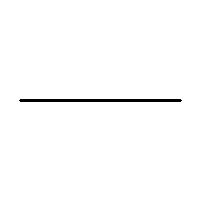
#> input picture CV Lab/lab5/images/horizontal_single.jpg, 200 x 200 px, found by its file name
$ jupyter execute --allow-errors lab05.ipynb
#> lines starting #> are read from the running program, lines starting #| are printed output that depends on the picture; after the words box and inside, x2 and y2 are one past the last pixel; in counts of white or black regions, pixels touching at a corner belong together
[cell 1]
import cv2
import numpy as np
import matplotlib.pyplot as plt
from scipy import ndimage

test_images = [
    "horizontal_single.jpg",
    "horizontal_multiple.jpg",
    "horizontal_rectangle.jpg",
    "horizontal_bars.jpg",
    "check.jpg"
]

def hough_transform(edges, m_step=1, c_step=1):
    h, w = edges.shape
    m_range = np.arange(-1.0, 1.0, m_step)
    c_range = np.arange(-h, h, c_step)
    accumulator = np.zeros((len(m_range), len(c_range)))
    y, x = np.nonzero(edges)
    for m_idx, m in enumerate(m_range):
        c = y - m * x
        for c_val in c:
            c_idx = int(round(c_val - c_range[0]))
            if 0 <= c_idx < len(c_range):
                accumulator[m_idx, c_idx] += 1
    return accumulator, m_range, c_range


def draw_lines(img, peaks, m_range, c_range):
    img_color = cv2.cvtColor(img, cv2.COLOR_GRAY2BGR)
    for peak in peaks:
        m_idx, c_idx = peak
        m = m_range[m_idx]
        c = c_range[c_idx]
        y0 = int(c)
        y1 = int(m * img.shape[1] + c)
        cv2.line(img_color, (0, y0), (img.shape[1], y1), (0, 0, 255), 2)
    return img_color

fig, axes = plt.subplots(5, 3, figsize=(15, 16))

for idx, img_path in enumerate(test_images):
    img = cv2.imread(img_path, cv2.IMREAD_GRAYSCALE)
#> img is the input picture: shape (200, 200); min 0, max 255, mean 251.9
    edges_cv = cv2.Canny(img, 50, 150)
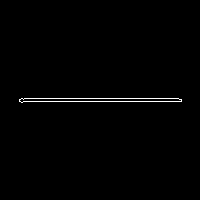
#> edges_cv: shape (200, 200); 0.82% white in thin lines or dots, all inside (x1, y1, x2, y2) = (19, 98, 182, 103)
    accumulator, m_range, c_range = hough_transform(edges_cv)
#> in hough_transform, `y, x = np.nonzero(edges)`: y = 328 values from 98 to 102; x = 328 values, max 181 at index 162, min 19 at index 157, mean 100
#> m_range = [-1, 0]; c_range = 400 values from -200 to 199
    peaks = np.argwhere(accumulator > np.max(accumulator) * 0.5)
#> peaks = [[1, 298], [1, 301]]
    img_color = draw_lines(img, peaks, m_range, c_range)
#> the loop in draw_lines, `for peak in peaks:` made 2 passes
#> (m_idx, c_idx, m, c, y0, y1) on passes 1 to 2: (1, 298, 0, 98, 98, 98), (1, 301, 0, 101, 101, 101)
#> after the loop in draw_lines, `for peak in peaks:`:
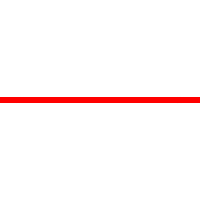
#> img_color: shape (200, 200, 3); 3% of pixels changed, all inside (x1, y1, x2, y2) = (0, 97, 200, 103)

    axes[idx, 0].imshow(img, cmap='gray')
    axes[idx, 0].set_title(f'Original: {img_path}')
    axes[idx, 0].axis('off')

    axes[idx, 1].imshow(edges_cv, cmap='gray')
    axes[idx, 1].set_title('Canny Edges')
    axes[idx, 1].axis('off')

    axes[idx, 2].imshow(img_color)
    axes[idx, 2].set_title(f'Detected Lines (peaks: {len(peaks)})')
    axes[idx, 2].axis('off')
#> pass 2 of the loop `for idx, img_path in enumerate(test_images):`:
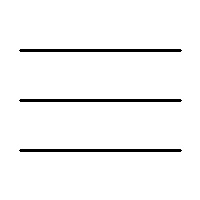
#> input picture CV Lab/lab5/images/horizontal_multiple.jpg, 200 x 200 px, found by its file name
#> img is the input picture: shape (200, 200); min 0, max 255, mean 245.7
#> `edges_cv = cv2.Canny(img, 50, 150)`:
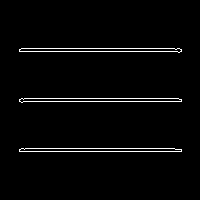
#> edges_cv: shape (200, 200); 2.5% white in thin lines or dots, all inside (x1, y1, x2, y2) = (19, 48, 182, 152)
#> `peaks = np.argwhere(accumulator > np.max(accumulator) * 0.5)`: peaks = [[1, 248], [1, 251], [1, 298], [1, 301], [1, 348], [1, 351]]
#> the loop in draw_lines (call 2), `for peak in peaks:` made 6 passes
#> (peak, c_idx, c, y0, y1) on passes 1 to 6: ([1, 248], 248, 48, 48, 48), ([1, 251], 251, 51, 51, 51), ([1, 298], 298, 98, 98, 98), ([1, 301], 301, 101, 101, 101), ([1, 348], 348, 148, 148, 148), ([1, 351], 351, 151, 151, 151)
#> after the loop in draw_lines (call 2), `for peak in peaks:`:
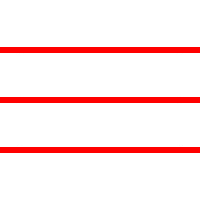
#> img_color: shape (200, 200, 3); 9% of pixels changed, all inside (x1, y1, x2, y2) = (0, 47, 200, 153)
#> pass 3 of the loop `for idx, img_path in enumerate(test_images):`:
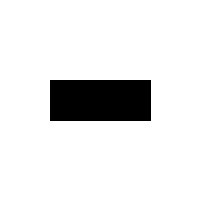
#> input picture CV Lab/lab5/images/horizontal_rectangle.jpg, 200 x 200 px, found by its file name
#> img is the input picture: shape (200, 200); min 0, max 255, mean 228.6
#> `edges_cv = cv2.Canny(img, 50, 150)`:
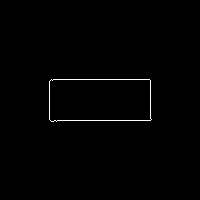
#> edges_cv: shape (200, 200); 0.7% white in thin lines or dots, all inside (x1, y1, x2, y2) = (49, 79, 152, 122)
#> `peaks = np.argwhere(accumulator > np.max(accumulator) * 0.5)`: peaks = [[1, 279], [1, 320]]
#> the loop in draw_lines (call 3), `for peak in peaks:` made 2 passes
#> (m_idx, c_idx, m, c, y0, y1) on passes 1 to 2: (1, 279, 0, 79, 79, 79), (1, 320, 0, 120, 120, 120)
#> after the loop in draw_lines (call 3), `for peak in peaks:`:
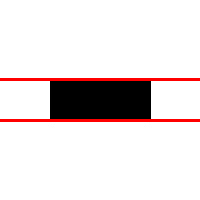
#> img_color: shape (200, 200, 3); 3% of pixels changed, all inside (x1, y1, x2, y2) = (0, 78, 200, 122)
#> the loop made 5 passes; the first 3 are shown

plt.tight_layout()
plt.show()
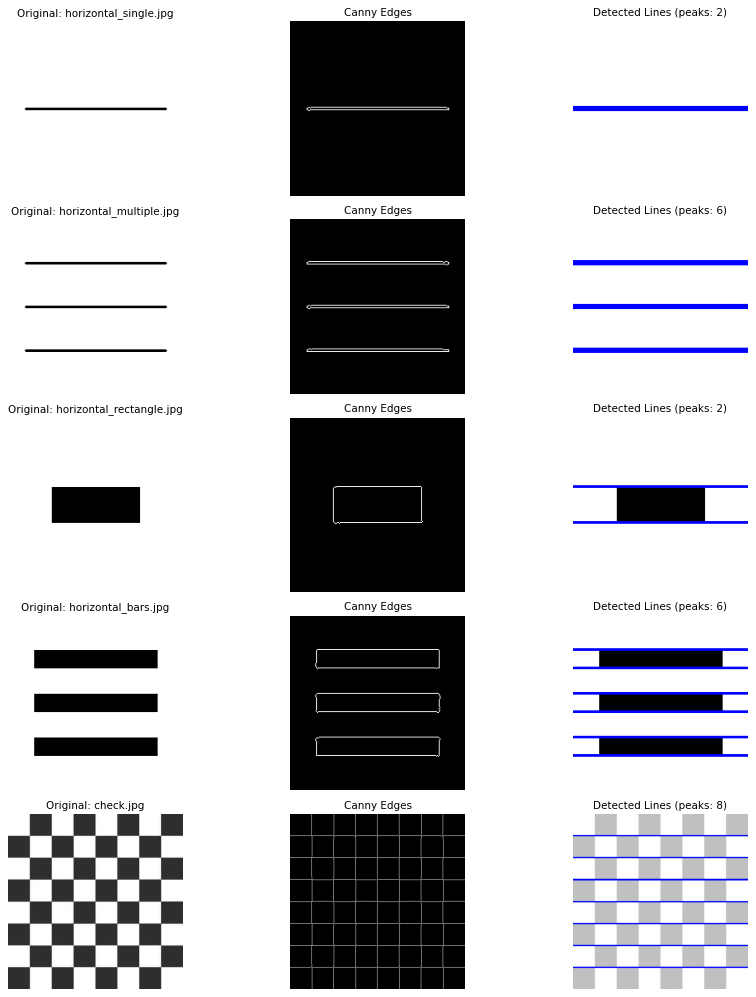
#> figure drawn by matplotlib, 15 panels; B, G, R data is drawn as R, G, B
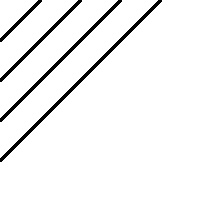
#> input picture CV Lab/lab5/images/parallel_diagonals.jpg, 200 x 200 px, found by its file name
#> further down, img is the input picture: shape (200, 200); min 0, max 255, mean 242
#> `edges_cv = cv2.Canny(img, 50, 150)`:
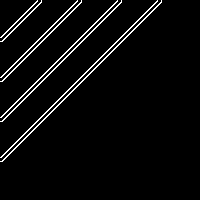
#> edges_cv: shape (200, 200); 4% white in thin lines or dots, all inside (x1, y1, x2, y2) = (0, 0, 162, 162)

[cell 2]
test_images = [
    "parallel_diagonals.jpg",
    "star_pattern.jpg",
    "pentagon.jpg",
    "mixed_lines.jpg",
    "check.jpg"
]

def hough_transform_polar(edges, theta_step=1, rho_step=1):
#> called with theta_step = 1, rho_step = 1
    h, w = edges.shape
#> h = 200; w = 200
    diagonal = int(np.sqrt(h**2 + w**2))
#> diagonal = 282
    rho_range = np.arange(-diagonal, diagonal + 1, rho_step)
#> rho_range = 565 values from -282 to 282
    theta_range = np.deg2rad(np.arange(0, 180, theta_step))
    accumulator = np.zeros((len(rho_range), len(theta_range)))
    y, x = np.nonzero(edges)
#> y = 1592 values from 0 to 161; x = 1592 values, max 161 at index 7, min 0 at index 580, mean 60.07
    for i in range(len(x)):
        for theta_idx, theta in enumerate(theta_range):
            rho = x[i] * np.cos(theta) + y[i] * np.sin(theta)
            rho_idx = int(round(rho - rho_range[0]))
            if 0 <= rho_idx < len(rho_range):
                accumulator[rho_idx, theta_idx] += 1
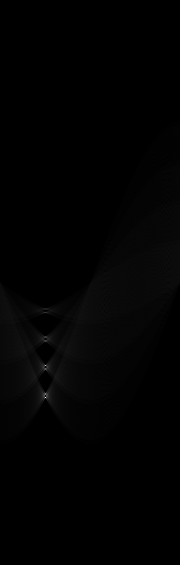
#> accumulator: shape (565, 180) float64; min 0, max 321, mean 2.8; drawn with min black and max white
#> `accumulator, rho_range, theta_range = hough_transform_polar(edges_cv)`: rho_range = 565 values from -282 to 282; theta_range = 180 values from 0 to 3.12
#> `peaks = np.argwhere(accumulator > np.max(accumulator) * 0.5)`: peaks = [[365, 45], [397, 45]]
    return accumulator, rho_range, theta_range

def draw_lines_polar(img, peaks, rho_range, theta_range):
    img_color = cv2.cvtColor(img, cv2.COLOR_GRAY2BGR)
    h, w = img.shape
#> h = 200; w = 200
    max_dist = max(h, w) * 2
#> max_dist = 400
    for peak in peaks:
        rho_idx, theta_idx = peak
        rho = rho_range[rho_idx]
        theta = theta_range[theta_idx]
        a = np.cos(theta)
        b = np.sin(theta)
        x0 = a * rho
        y0 = b * rho
        x1 = int(x0 + max_dist * (-b))
        y1 = int(y0 + max_dist * (a))
        x2 = int(x0 - max_dist * (-b))
        y2 = int(y0 - max_dist * (a))
        cv2.line(img_color, (x1, y1), (x2, y2), (255, 0, 255), 2)
#> this loop made 2 passes
#> (rho_idx, theta_idx, rho, theta, a, b, x0, y0) on passes 1 to 2: (365, 45, 83, 0.785, 0.707, 0.707, 58.69, 58.69), (397, 45, 115, 0.785, 0.707, 0.707, 81.32, 81.32)
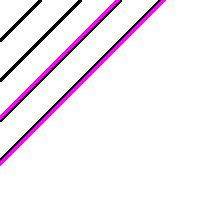
#> img_color: shape (200, 200, 3); 3.52% of pixels changed, all inside (x1, y1, x2, y2) = (0, 0, 166, 166)
#> pass 2 of the loop `for idx, img_path in enumerate(test_images):`:
    return img_color

fig, axes = plt.subplots(5, 3, figsize=(15, 16))

#> (the rest of this cell did not finish here and is left out)
